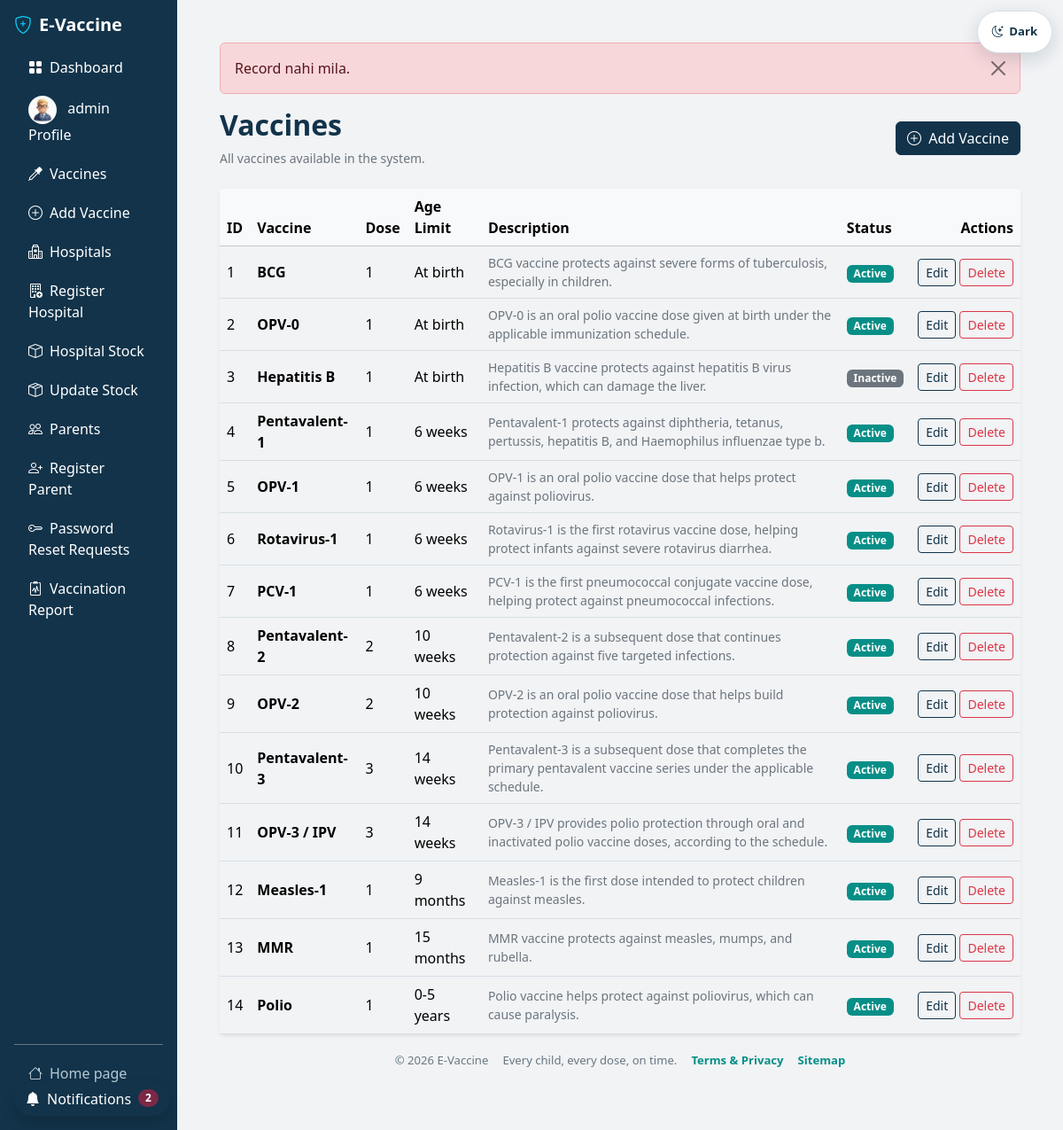
The app's page /admin/vaccines.php?msg=notfound (signed in) with its own data.
### tables this page shows
CREATE TABLE `vaccines` (
  `Vaccine_ID` int(11) NOT NULL,
  `Vaccine_Name` varchar(150) NOT NULL,
  `Dose` int(11) NOT NULL,
  `Age_Limit` varchar(50) NOT NULL,
  `Status` enum('Active','Inactive') DEFAULT 'Active',
  `description` text DEFAULT NULL
);

### config.php (called while the page is built, shortened)
<?php
function e($value) {
    return htmlspecialchars((string)$value, ENT_QUOTES, 'UTF-8');
}
?>

### admin/vaccines.php (the view, shortened to what this page needs)
<?php
include 'auth.php';
$run = mysqli_query($connect, "SELECT * FROM vaccines ORDER BY Vaccine_ID");
$active = 'vaccines';
include 'layout_top.php';
?>
<div class="d-flex justify-content-between align-items-center mb-4">
    <div>
        <h2 class="fw-bold">Vaccines</h2>
        <p class="text-secondary small mb-0">All vaccines available in the system.</p>
    </div>
    <a href="adminvaccineadd.php" class="btn btn-primary">
        <i class="bi bi-plus-circle me-1"></i> Add Vaccine
    </a>
</div>
<div class="card border-0 shadow-sm">
    <div class="table-responsive">
        <table class="table table-hover align-middle mb-0">
            <thead class="table-light">
                <tr>
                    <th>ID</th>
                    <th>Vaccine</th>
                    <th>Dose</th>
                    <th>Age Limit</th>
                    <th>Description</th>
                    <th>Status</th>
                    <th class="text-end">Actions</th>
                </tr>
            </thead>
            <tbody>
            <?php if (mysqli_num_rows($run) > 0) { ?>
                <?php while ($result = mysqli_fetch_assoc($run)) { ?>
                    <tr>
                        <td><?= e($result['Vaccine_ID']) ?></td>
                        <td class="fw-semibold"><?= e($result['Vaccine_Name']) ?></td>
                        <td><?= e($result['Dose']) ?></td>
                        <td><?= e($result['Age_Limit']) ?></td>
                        <td class="small text-secondary"><?= e($result['description']) ?></td>
                        <td>
                            <?php if (strtolower($result['Status']) == 'active') { ?>
                                <span class="badge bg-success">Active</span>
                            <?php } else { ?>
                                <span class="badge bg-secondary">Inactive</span>
                            <?php } ?>
                        </td>
                        <td class="text-end text-nowrap">
                            <a href="editVaccines.php?id=<?= (int)$result['Vaccine_ID'] ?>" class="btn btn-sm btn-outline-primary">Edit</a>
                            <a href="deleteVaccines.php?id=<?= (int)$result['Vaccine_ID'] ?>" class="btn btn-sm btn-outline-danger"
                               onclick="return confirm('Is vaccine ko delete karna hai?');">Delete</a>
                        </td>
                    </tr>
                <?php } ?>
            <?php } else { ?>
                <tr><td colspan="7" class="text-center text-secondary py-4">Abhi koi vaccine nahi hai.</td></tr>
            <?php } ?>
            </tbody>
        </table>
    </div>
</div>
<?php include 'layout_bottom.php'; ?>

### admin/sidebar.php (shortened to what this page needs)
<?php
require_once __DIR__ . '/../config.php';
$adminProfileImage = '';
$result = mysqli_query($connect, "SELECT profile_image FROM admin_accounts WHERE id = 1 LIMIT 1");
if ($result && $row = mysqli_fetch_assoc($result)) {
    if (!empty($row['profile_image'])) {
        $adminProfileImage = '../' . $row['profile_image'];
    }
}
?>
<aside class="admin-sidebar col-12 col-md-3 col-lg-2 bg-dark text-white p-3 d-flex flex-column">
    <div class="d-flex align-items-center justify-content-between mb-3">
        <h5 class="fw-bold mb-0">
            <i class="bi bi-shield-plus text-info me-2"></i>E-Vaccine
        </h5>
    </div>
    <div class="collapse d-md-flex flex-column flex-grow-1" id="adminSidebarMenu">
        <ul class="nav flex-column gap-1 flex-grow-1">
            <li class="nav-item">
                <a href="admin.php" class="nav-link text-white rounded <?= ($active == 'dashboard') ? 'active bg-primary' : '' ?>">
                    <i class="bi bi-grid-fill me-2"></i>Dashboard
                </a>
            </li>
            <li class="nav-item">
                <a href="profile.php" class="nav-link text-white rounded <?= ($active == 'profile') ? 'active bg-primary' : '' ?>">
                     <?php if (!empty($adminProfileImage)): ?>
                <img src="<?= $adminProfileImage ?>" class="rounded-circle me-2" width="32" height="32">
            <?php else: ?>
                <i class="bi bi-person-fill-gear text-primary me-2 fs-5"></i>
            <?php endif; ?>
           <?= $_SESSION['admin'] ?? 'Admin' ?> Profile
                </a>
            </li>
            <li class="nav-item">
                <a href="vaccines.php" class="nav-link text-white rounded <?= ($active == 'vaccines') ? 'active bg-primary' : '' ?>">
                    <i class="bi bi-eyedropper me-2"></i>Vaccines
                </a>
            </li>
            <li class="nav-item">
                <a href="adminvaccineadd.php" class="nav-link text-white rounded <?= ($active == 'vaccine_add') ? 'active bg-primary' : '' ?>">
                    <i class="bi bi-plus-circle me-2"></i>Add Vaccine
                </a>
            </li>
            <li class="nav-item">
                <a href="hospitalUpdate.php" class="nav-link text-white rounded <?= ($active == 'hospitals') ? 'active bg-primary' : '' ?>">
                    <i class="bi bi-hospital me-2"></i>Hospitals
                </a>
            </li>
            <li class="nav-item">
                <a href="admin-hospital_register.php" class="nav-link text-white rounded <?= ($active == 'hospital_add') ? 'active bg-primary' : '' ?>">
                    <i class="bi bi-building-add me-2"></i>Register Hospital
                </a>
            </li>
            <li class="nav-item">
                <a href="vaccine_stock_view.php" class="nav-link text-white rounded <?= ($active == 'stock_view') ? 'active bg-primary' : '' ?>">
                    <i class="bi bi-box me-2"></i>Hospital Stock
                </a>
            </li>
            <li class="nav-item">
                <a href="admin_vaccine_stock.php" class="nav-link text-white rounded <?= ($active == 'stock_update') ? 'active bg-primary' : '' ?>">
                    <i class="bi bi-box-seam me-2"></i>Update Stock
                </a>
            </li>
            <li class="nav-item">
                <a href="parentsUpdate.php" class="nav-link text-white rounded <?= ($active == 'parents') ? 'active bg-primary' : '' ?>">
                    <i class="bi bi-people me-2"></i>Parents
                </a>
            </li>
            <li class="nav-item">
                <a href="adminParentRegistration.php" class="nav-link text-white rounded <?= ($active == 'parent_add') ? 'active bg-primary' : '' ?>">
                    <i class="bi bi-person-plus me-2"></i>Register Parent
                </a>
            </li>
            <li class="nav-item">
                <a href="password-reset-requests.php" class="nav-link text-white rounded <?= ($active == 'password_resets') ? 'active bg-primary' : '' ?>">
                    <i class="bi bi-key me-2"></i>Password Reset Requests
                </a>
            </li>
            <li class="nav-item">
                <a href="vaccination_report.php" class="nav-link text-white rounded <?= ($active == 'vaccination_report') ? 'active bg-primary' : '' ?>">
                    <i class="bi bi-clipboard2-pulse me-2"></i>Vaccination Report
                </a>
            </li>
        </ul>
        <div class="border-top border-secondary pt-3 mt-3">
            <a href="../index.php" class="nav-link text-secondary px-3 py-1">
                <i class="bi bi-house me-2"></i>Home page
            </a>
            <a href="admin_logout.php" class="nav-link text-danger px-3 py-1">
            </a>
        </div>
    </div>
</aside>

### includes/theme.css (style rules this page uses)
:root { --evax-navy: #12334a; --evax-teal: #078f87; --evax-wine: #7a2846; --evax-light-grey: #f1f3f5; --evax-white: #ffffff; --evax-muted: #687782; --evax-border: #d7dfe4; --bs-primary: var(--evax-navy); --bs-primary-rgb: 18, 51, 74; --bs-success: var(--evax-teal); --bs-success-rgb: 7, 143, 135; --bs-danger: var(--evax-wine); --bs-danger-rgb: 122, 40, 70; --bs-body-bg: var(--evax-light-grey); --bs-body-color: var(--evax-navy); --bs-secondary-color: var(--evax-muted); --bs-border-color: var(--evax-border); --bs-link-color: var(--evax-teal); --bs-link-hover-color: var(--evax-wine); }
* { scrollbar-color: var(--evax-muted) var(--evax-light-grey); }
body { background-color: var(--evax-light-grey) !important; color: var(--bs-body-color) !important; font-family: "Segoe UI", Arial, sans-serif !important; }
html { background-color: var(--evax-light-grey); }
.bg-dark .text-secondary, .bg-dark .nav-link.text-secondary { color: #b6c8d3 !important; }
.bg-light, .bg-body-tertiary { background-color: var(--evax-light-grey) !important; }
.bg-white, .card, .surface-card, form.bg-white, .report-sheet, .portal-card, .overview-box, .dashboard-card { color: var(--bs-body-color); background-color: var(--evax-white) !important; }
.navbar.bg-primary, .navbar-dark.bg-primary, .sidebar, .admin-sidebar, .bg-dark { background-color: #12334a !important; }
.btn-primary { --bs-btn-bg: #12334a; --bs-btn-border-color: #12334a; --bs-btn-hover-bg: #0c2639; --bs-btn-hover-border-color: #0c2639; --bs-btn-active-bg: #0c2639; --bs-btn-active-border-color: #0c2639; --bs-btn-disabled-bg: #12334a; --bs-btn-disabled-border-color: #12334a; }
.btn-outline-primary { --bs-btn-color: #12334a; --bs-btn-border-color: #12334a; --bs-btn-hover-bg: #12334a; --bs-btn-hover-border-color: #12334a; --bs-btn-active-bg: #12334a; --bs-btn-active-border-color: #12334a; }
.text-danger { color: #7a2846 !important; }
.bg-primary { background-color: #12334a !important; }
.bg-success { background-color: #078f87 !important; }
.card, .surface-card, .report-sheet, .portal-card, .overview-box, .dashboard-card { border-color: var(--evax-border) !important; }

### admin/layout_top.php (style rules this page uses)
@media (min-width: 768px) { .admin-sidebar { min-height: 100vh; } }

### records on screen
vaccines: Vaccine_ID "1", Vaccine_Name "BCG", Dose "1", Age_Limit "At birth", description "BCG vaccine protects against severe forms of tuberculosis, especially in children.", Status "Active"
vaccines: Vaccine_ID "2", Vaccine_Name "OPV-0", Dose "1", Age_Limit "At birth", description "OPV-0 is an oral polio vaccine dose given at birth under the applicable immunization schedule.", Status "Active"
vaccines: Vaccine_ID "3", Vaccine_Name "Hepatitis B", Dose "1", Age_Limit "At birth", description "Hepatitis B vaccine protects against hepatitis B virus infection, which can damage the liver.", Status "Inactive"
vaccines: Vaccine_ID "4", Vaccine_Name "Pentavalent-1", Dose "1", Age_Limit "6 weeks", description "Pentavalent-1 protects against diphtheria, tetanus, pertussis, hepatitis B, and Haemophilus influenzae type b.", Status "Active"
vaccines: Vaccine_ID "5", Vaccine_Name "OPV-1", Dose "1", Age_Limit "6 weeks", description "OPV-1 is an oral polio vaccine dose that helps protect against poliovirus.", Status "Active"
vaccines: Vaccine_ID "6", Vaccine_Name "Rotavirus-1", Dose "1", Age_Limit "6 weeks", description "Rotavirus-1 is the first rotavirus vaccine dose, helping protect infants against severe rotavirus diarrhea.", Status "Active"
vaccines: Vaccine_ID "7", Vaccine_Name "PCV-1", Dose "1", Age_Limit "6 weeks", description "PCV-1 is the first pneumococcal conjugate vaccine dose, helping protect against pneumococcal infections.", Status "Active"
vaccines: Vaccine_ID "8", Vaccine_Name "Pentavalent-2", Dose "2", Age_Limit "10 weeks", description "Pentavalent-2 is a subsequent dose that continues protection against five targeted infections.", Status "Active"
vaccines: Vaccine_ID "9", Vaccine_Name "OPV-2", Dose "2", Age_Limit "10 weeks", description "OPV-2 is an oral polio vaccine dose that helps build protection against poliovirus.", Status "Active"
vaccines: Vaccine_ID "10", Vaccine_Name "Pentavalent-3", Dose "3", Age_Limit "14 weeks", description "Pentavalent-3 is a subsequent dose that completes the primary pentavalent vaccine series under the applicable schedule.", Status "Active"
vaccines: Vaccine_ID "11", Vaccine_Name "OPV-3 / IPV", Dose "3", Age_Limit "14 weeks", description "OPV-3 / IPV provides polio protection through oral and inactivated polio vaccine doses, according to the schedule.", Status "Active"
vaccines: Vaccine_ID "12", Vaccine_Name "Measles-1", Dose "1", Age_Limit "9 months", description "Measles-1 is the first dose intended to protect children against measles.", Status "Active"
vaccines: Vaccine_ID "13", Vaccine_Name "MMR", Dose "1", Age_Limit "15 months", description "MMR vaccine protects against measles, mumps, and rubella.", Status "Active"
vaccines: Vaccine_ID "14", Vaccine_Name "Polio", Dose "1", Age_Limit "0-5 years", description "Polio vaccine helps protect against poliovirus, which can cause paralysis.", Status "Active"

### other values on screen
$_SESSION['admin'] "admin"
$alert[1] "Record nahi mila."
$unreadCount "2"
